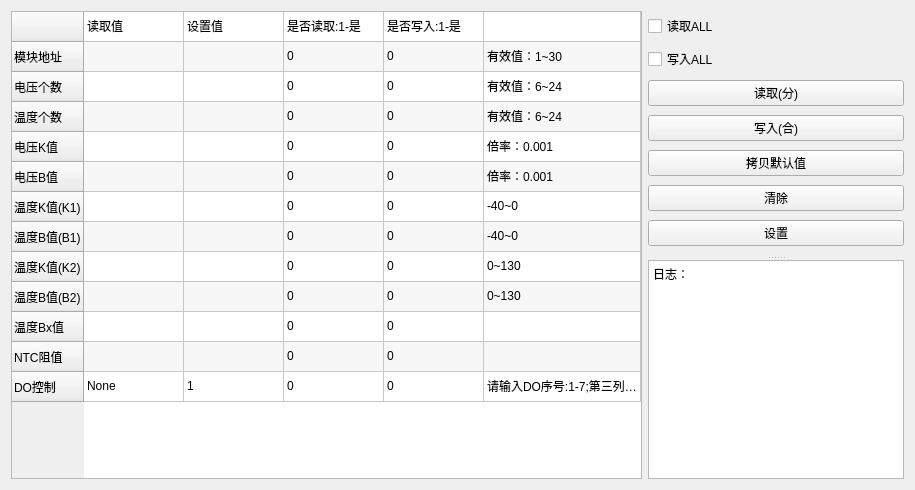
      <widget class="QWidget" name="BMU_Para">
       <property name="geometry">
        <rect>
         <x>0</x>
         <y>0</y>
         <width>915</width>
         <height>490</height>
        </rect>
       </property>
       <attribute name="label">
        <string>参数设置</string>
       </attribute>
       <layout class="QGridLayout" name="gridLayout_10">
        <item row="0" column="0">
         <widget class="QTableWidget" name="tableWidget_Para">
          <property name="alternatingRowColors">
           <bool>true</bool>
          </property>
          <property name="sortingEnabled">
           <bool>false</bool>
          </property>
          <attribute name="horizontalHeaderVisible">
           <bool>false</bool>
          </attribute>
          <attribute name="horizontalHeaderDefaultSectionSize">
           <number>100</number>
          </attribute>
          <attribute name="horizontalHeaderHighlightSections">
           <bool>true</bool>
          </attribute>
          <attribute name="horizontalHeaderShowSortIndicator" stdset="0">
           <bool>false</bool>
          </attribute>
          <attribute name="horizontalHeaderStretchLastSection">
           <bool>true</bool>
          </attribute>
          <attribute name="verticalHeaderCascadingSectionResizes">
           <bool>false</bool>
          </attribute>
          <attribute name="verticalHeaderShowSortIndicator" stdset="0">
           <bool>false</bool>
          </attribute>
          <attribute name="verticalHeaderStretchLastSection">
           <bool>false</bool>
          </attribute>
          <row>
           <property name="text">
            <string/>
           </property>
          </row>
          <row>
           <property name="text">
            <string>模块地址</string>
           </property>
          </row>
          <row>
           <property name="text">
            <string>电压个数</string>
           </property>
          </row>
          <row>
           <property name="text">
            <string>温度个数</string>
           </property>
          </row>
          <row>
           <property name="text">
            <string>电压K值</string>
           </property>
          </row>
          <row>
           <property name="text">
            <string>电压B值</string>
           </property>
          </row>
          <row>
           <property name="text">
            <string>温度K值(K1)</string>
           </property>
          </row>
          <row>
           <property name="text">
            <string>温度B值(B1)</string>
           </property>
          </row>
          <row>
           <property name="text">
            <string>温度K值(K2)</string>
           </property>
          </row>
          <row>
           <property name="text">
            <string>温度B值(B2)</string>
           </property>
          </row>
          <row>
           <property name="text">
            <string>温度Bx值</string>
           </property>
          </row>
          <row>
           <property name="text">
            <string>NTC阻值</string>
           </property>
          </row>
          <row>
           <property name="text">
            <string>DO控制</string>
           </property>
          </row>
          <column>
           <property name="text">
            <string>默认值</string>
           </property>
          </column>
          <column>
           <property name="text">
            <string>读取/设置值</string>
           </property>
          </column>
          <column>
           <property name="text">
            <string>读取</string>
           </property>
          </column>
          <column>
           <property name="text">
            <string>设置</string>
           </property>
          </column>
          <column>
           <property name="text">
            <string>备注</string>
           </property>
          </column>
          <item row="0" column="0">
           <property name="text">
            <string>读取值</string>
           </property>
          </item>
          <item row="0" column="1">
           <property name="text">
            <string>设置值</string>
           </property>
          </item>
          <item row="0" column="2">
           <property name="text">
            <string>是否读取:1-是</string>
           </property>
          </item>
          <item row="0" column="3">
           <property name="text">
            <string>是否写入:1-是</string>
           </property>
          </item>
          <item row="1" column="2">
           <property name="text">
            <string>0</string>
           </property>
          </item>
          <item row="1" column="3">
           <property name="text">
            <string>0</string>
           </property>
          </item>
          <item row="1" column="4">
           <property name="text">
            <string>有效值：1~30</string>
           </property>
          </item>
          <item row="2" column="2">
           <property name="text">
            <string>0</string>
           </property>
          </item>
          <item row="2" column="3">
           <property name="text">
            <string>0</string>
           </property>
          </item>
          <item row="2" column="4">
           <property name="text">
            <string>有效值：6~24</string>
           </property>
          </item>
          <item row="3" column="2">
           <property name="text">
            <string>0</string>
           </property>
          </item>
          <item row="3" column="3">
           <property name="text">
            <string>0</string>
           </property>
          </item>
          <item row="3" column="4">
           <property name="text">
            <string>有效值：6~24</string>
           </property>
          </item>
          <item row="4" column="2">
           <property name="text">
            <string>0</string>
           </property>
          </item>
          <item row="4" column="3">
           <property name="text">
            <string>0</string>
           </property>
          </item>
          <item row="4" column="4">
           <property name="text">
            <string>倍率：0.001</string>
           </property>
          </item>
          <item row="5" column="2">
           <property name="text">
            <string>0</string>
           </property>
          </item>
          <item row="5" column="3">
           <property name="text">
            <string>0</string>
           </property>
          </item>
          <item row="5" column="4">
           <property name="text">
            <string>倍率：0.001</string>
           </property>
          </item>
          <item row="6" column="2">
           <property name="text">
            <string>0</string>
           </property>
          </item>
          <item row="6" column="3">
           <property name="text">
            <string>0</string>
           </property>
          </item>
          <item row="6" column="4">
           <property name="text">
            <string>-40~0</string>
           </property>
          </item>
          <item row="7" column="2">
           <property name="text">
            <string>0</string>
           </property>
          </item>
          <item row="7" column="3">
           <property name="text">
            <string>0</string>
           </property>
          </item>
          <item row="7" column="4">
           <property name="text">
            <string>-40~0</string>
           </property>
          </item>
          <item row="8" column="2">
           <property name="text">
            <string>0</string>
           </property>
          </item>
          <item row="8" column="3">
           <property name="text">
            <string>0</string>
           </property>
          </item>
          <item row="8" column="4">
           <property name="text">
            <string>0~130</string>
           </property>
          </item>
          <item row="9" column="2">
           <property name="text">
            <string>0</string>
           </property>
          </item>
          <item row="9" column="3">
           <property name="text">
            <string>0</string>
           </property>
          </item>
          <item row="9" column="4">
           <property name="text">
            <string>0~130</string>
           </property>
          </item>
          <item row="10" column="2">
           <property name="text">
            <string>0</string>
           </property>
          </item>
          <item row="10" column="3">
           <property name="text">
            <string>0</string>
           </property>
          </item>
          <item row="11" column="2">
           <property name="text">
            <string>0</string>
           </property>
          </item>
          <item row="11" column="3">
           <property name="text">
            <string>0</string>
           </property>
          </item>
          <item row="12" column="0">
           <property name="text">
            <string>None</string>
           </property>
          </item>
          <item row="12" column="1">
           <property name="text">
            <string>1</string>
           </property>
          </item>
          <item row="12" column="2">
           <property name="text">
            <string>0</string>
           </property>
          </item>
          <item row="12" column="3">
           <property name="text">
            <string>0</string>
           </property>
          </item>
          <item row="12" column="4">
           <property name="text">
            <string>请输入DO序号:1-7;第三列~分 第四列~合</string>
           </property>
          </item>
         </widget>
        </item>
        <item row="0" column="1">
         <widget class="QSplitter" name="splitter">
          <property name="orientation">
           <enum>Qt::Vertical</enum>
          </property>
          <widget class="QWidget" name="layoutWidget">
           <layout class="QGridLayout" name="gridLayout_3">
            <item row="0" column="0">
             <widget class="QCheckBox" name="checkBox_ReadAllPara">
              <property name="text">
               <string>读取ALL</string>
              </property>
             </widget>
            </item>
            <item row="1" column="0">
             <widget class="QCheckBox" name="checkBox_SetAllPara">
              <property name="text">
               <string>写入ALL</string>
              </property>
             </widget>
            </item>
            <item row="2" column="0">
             <widget class="QPushButton" name="pushButton_ReadPara">
              <property name="text">
               <string>读取(分)</string>
              </property>
             </widget>
            </item>
            <item row="3" column="0">
             <widget class="QPushButton" name="pushButton_WritePara">
              <property name="text">
               <string>写入(合)</string>
              </property>
             </widget>
            </item>
            <item row="4" column="0">
             <widget class="QPushButton" name="pushButton_CopyPara">
              <property name="text">
               <string>拷贝默认值</string>
              </property>
             </widget>
            </item>
            <item row="5" column="0">
             <widget class="QPushButton" name="pushButton_ClearPara">
              <property name="text">
               <string>清除</string>
              </property>
             </widget>
            </item>
            <item row="6" column="0">
             <widget class="QPushButton" name="pushButton_SetPara">
              <property name="text">
               <string>设置</string>
              </property>
             </widget>
            </item>
           </layout>
          </widget>
          <widget class="QTextEdit" name="textEdit_Para">
           <property name="html">
            <string>&lt;!DOCTYPE HTML PUBLIC &quot;-//W3C//DTD HTML 4.0//EN&quot; &quot;http://www.w3.org/TR/REC-html40/strict.dtd&quot;&gt;
&lt;html&gt;&lt;head&gt;&lt;meta name=&quot;qrichtext&quot; content=&quot;1&quot; /&gt;&lt;style type=&quot;text/css&quot;&gt;
p, li { white-space: pre-wrap; }
&lt;/style&gt;&lt;/head&gt;&lt;body style=&quot; font-family:'SimSun'; font-size:9pt; font-weight:400; font-style:normal;&quot;&gt;
&lt;p style=&quot; margin-top:0px; margin-bottom:0px; margin-left:0px; margin-right:0px; -qt-block-indent:0; text-indent:0px;&quot;&gt;日志：&lt;/p&gt;&lt;/body&gt;&lt;/html&gt;</string>
           </property>
          </widget>
         </widget>
        </item>
       </layout>
      </widget>
